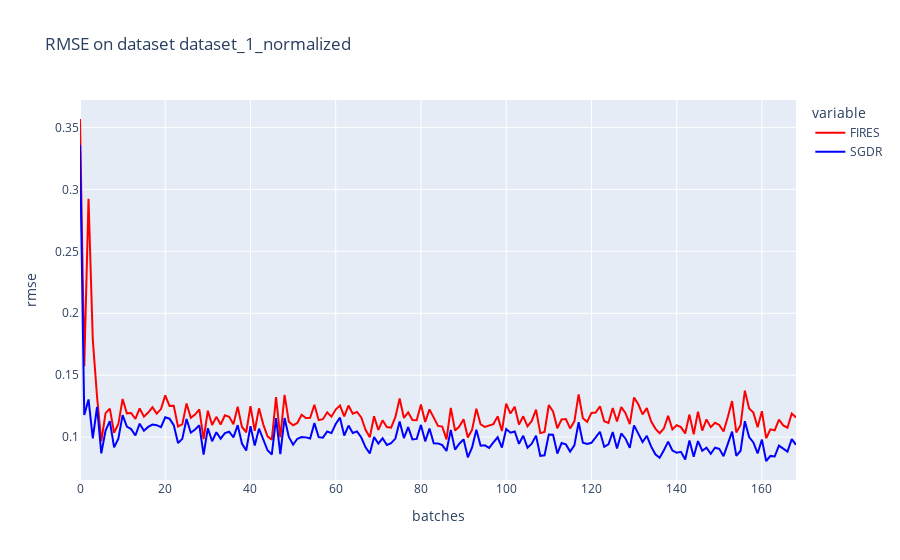

The notebook cell this image was saved under:
### Code cell
title = "RMSE on dataset {}".format(dataset_name)
col_names = ["FIRES", "SGDR"]
d = {"FIRES":fires_rmse, "SGDR":sgdr_rmse}
df = pd.DataFrame(d, columns=col_names)
fig = px.line(df, y = col_names, title=title, labels={"index":"batches", "value":"rmse"}, color_discrete_map={'FIRES': 'red', "SGDR": "blue"})
rmse_trace = fig["data"]
fig.show()

### Figure 1 — Plotly figure (JSON) as saved in the notebook; plotly's stock layout.template omitted (floating-point values rounded to 4 significant figures; data arrays with more than 128 entries replaced by an {"elided": "..."} marker saying what was removed)
{"data": [{"hovertemplate": "variable=FIRES<br>batches=%{x}<br>rmse=%{y}<extra></extra>", "legendgroup": "FIRES", "line": {"color": "red", "dash": "solid"}, "mode": "lines", "name": "FIRES", "orientation": "v", "showlegend": true, "type": "scatter", "x": {"elided": "169 int values"}, "xaxis": "x", "y": {"elided": "169 float values"}, "yaxis": "y"}, {"hovertemplate": "variable=SGDR<br>batches=%{x}<br>rmse=%{y}<extra></extra>", "legendgroup": "SGDR", "line": {"color": "blue", "dash": "solid"}, "mode": "lines", "name": "SGDR", "orientation": "v", "showlegend": true, "type": "scatter", "x": {"elided": "169 int values"}, "xaxis": "x", "y": {"elided": "169 float values"}, "yaxis": "y"}], "layout": {"legend": {"title": {"text": "variable"}, "tracegroupgap": 0}, "title": {"text": "RMSE on dataset dataset_1_normalized"}, "xaxis": {"anchor": "y", "domain": [0, 1], "title": {"text": "batches"}}, "yaxis": {"anchor": "x", "domain": [0, 1], "title": {"text": "rmse"}}}}
